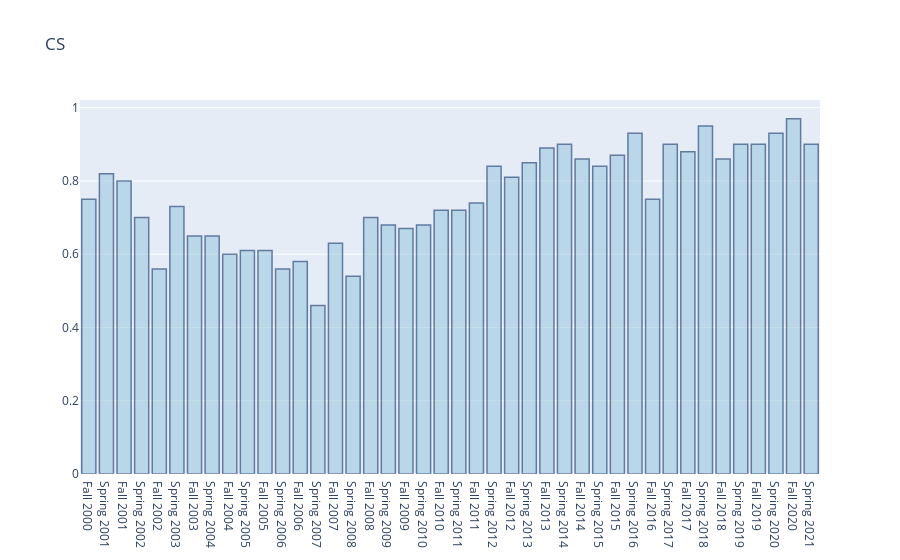

The notebook cell saved with this chart:
### Markdown cell above
To use the courseHistory() function, input a department acronym as a string. Hover over each bar to see the total enrollment during the corresponding semester.

### Code cell
courseHistory("CS")

### Figure 1 — Plotly figure (JSON) as saved in the notebook; plotly's stock layout.template omitted (floating-point values rounded to 4 significant figures)
{"data": [{"hovertext": ["475 total enrollment(s)", "455 total enrollment(s)", "531 total enrollment(s)", "394 total enrollment(s)", "351 total enrollment(s)", "395 total enrollment(s)", "370 total enrollment(s)", "378 total enrollment(s)", "359 total enrollment(s)", "318 total enrollment(s)", "328 total enrollment(s)", "310 total enrollment(s)", "333 total enrollment(s)", "253 total enrollment(s)", "313 total enrollment(s)", "306 total enrollment(s)", "309 total enrollment(s)", "347 total enrollment(s)", "339 total enrollment(s)", "326 total enrollment(s)", "363 total enrollment(s)", "358 total enrollment(s)", "403 total enrollment(s)", "413 total enrollment(s)", "507 total enrollment(s)", "476 total enrollment(s)", "506 total enrollment(s)", "575 total enrollment(s)", "602 total enrollment(s)", "573 total enrollment(s)", "623 total enrollment(s)", "679 total enrollment(s)", "612 total enrollment(s)", "607 total enrollment(s)", "653 total enrollment(s)", "662 total enrollment(s)", "780 total enrollment(s)", "755 total enrollment(s)", "677 total enrollment(s)", "707 total enrollment(s)", "681 total enrollment(s)", "606 total enrollment(s)"], "marker": {"color": "rgb(158,202,225)", "line": {"color": "rgb(8,48,107)", "width": 1.5}}, "opacity": 0.6, "type": "bar", "x": ["Fall 2000", "Spring 2001", "Fall 2001", "Spring 2002", "Fall 2002", "Spring 2003", "Fall 2003", "Spring 2004", "Fall 2004", "Spring 2005", "Fall 2005", "Spring 2006", "Fall 2006", "Spring 2007", "Fall 2007", "Spring 2008", "Fall 2008", "Spring 2009", "Fall 2009", "Spring 2010", "Fall 2010", "Spring 2011", "Fall 2011", "Spring 2012", "Fall 2012", "Spring 2013", "Fall 2013", "Spring 2014", "Fall 2014", "Spring 2015", "Fall 2015", "Spring 2016", "Fall 2016", "Spring 2017", "Fall 2017", "Spring 2018", "Fall 2018", "Spring 2019", "Fall 2019", "Spring 2020", "Fall 2020", "Spring 2021"], "y": [0.75, 0.82, 0.8, 0.7, 0.56, 0.73, 0.65, 0.65, 0.6, 0.61, 0.61, 0.56, 0.58, 0.46, 0.63, 0.54, 0.7, 0.68, 0.67, 0.68, 0.72, 0.72, 0.74, 0.84, 0.81, 0.85, 0.89, 0.9, 0.86, 0.84, 0.87, 0.93, 0.75, 0.9, 0.88, 0.95, 0.86, 0.9, 0.9, 0.93, 0.97, 0.9]}], "layout": {"title": {"text": "CS"}, "uniformtext": {"minsize": 2, "mode": "show"}}}
